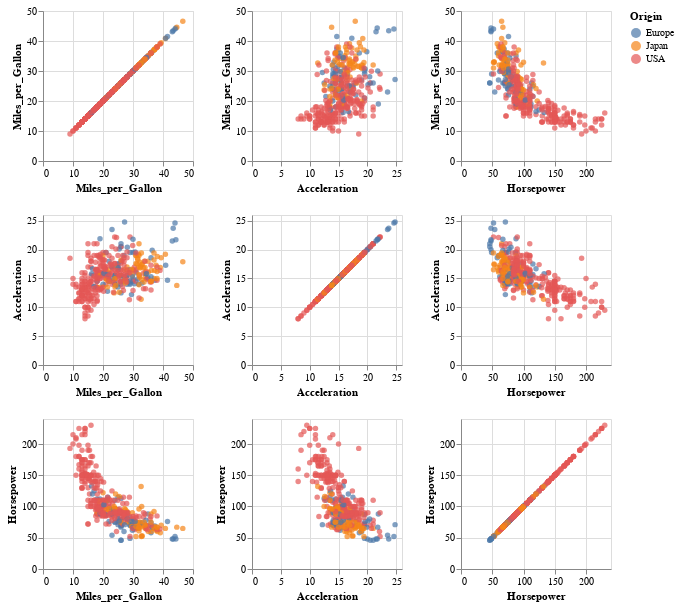

This figure's notebook cell:
### Code cell
alt.Chart(cars).mark_circle().encode(
    x= alt.X(alt.repeat('column'), type='quantitative'),
    y= alt.Y(alt.repeat('row'), type='quantitative'),
    color = 'Origin'
).properties(
    width = 150,
    height = 150
).repeat(
    row = ['Miles_per_Gallon', 'Acceleration', 'Horsepower'],
    column = ['Miles_per_Gallon', 'Acceleration', 'Horsepower']
).interactive()

### Figure 1 — Vega-Lite specification as saved in the notebook (floating-point values rounded to 4 significant figures; data arrays with more than 128 entries replaced by an {"elided": "..."} marker saying what was removed)
{"config": {"view": {"continuousWidth": 400, "continuousHeight": 300}}, "repeat": {"column": ["Miles_per_Gallon", "Acceleration", "Horsepower"], "row": ["Miles_per_Gallon", "Acceleration", "Horsepower"]}, "spec": {"data": {"name": "data-f02450ab61490a1363517a0190416235"}, "mark": "circle", "encoding": {"color": {"type": "nominal", "field": "Origin"}, "x": {"type": "quantitative", "field": {"repeat": "column"}}, "y": {"type": "quantitative", "field": {"repeat": "row"}}}, "height": 150, "selection": {"selector001": {"type": "interval", "bind": "scales", "encodings": ["x", "y"]}}, "width": 150}, "$schema": "https://vega.github.io/schema/vega-lite/v4.8.1.json", "datasets": {"data-f02450ab61490a1363517a0190416235": {"elided": "406 records"}}}
